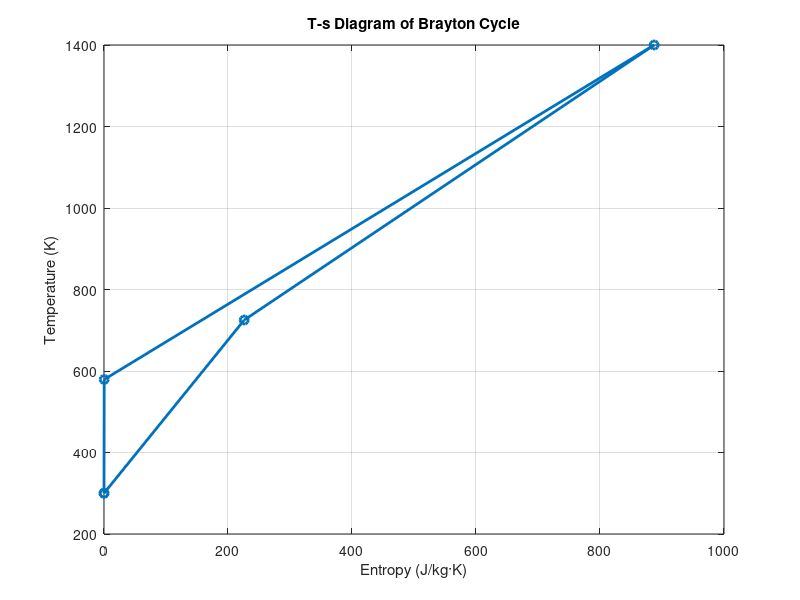
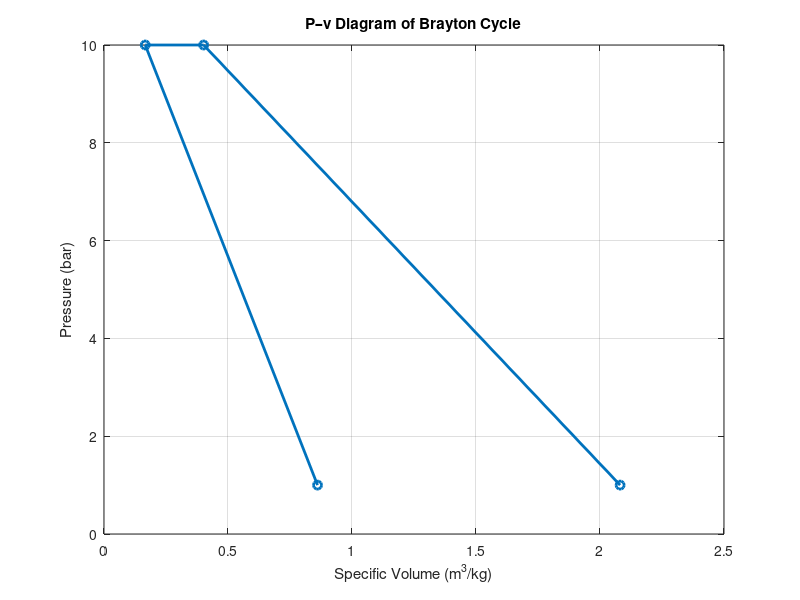
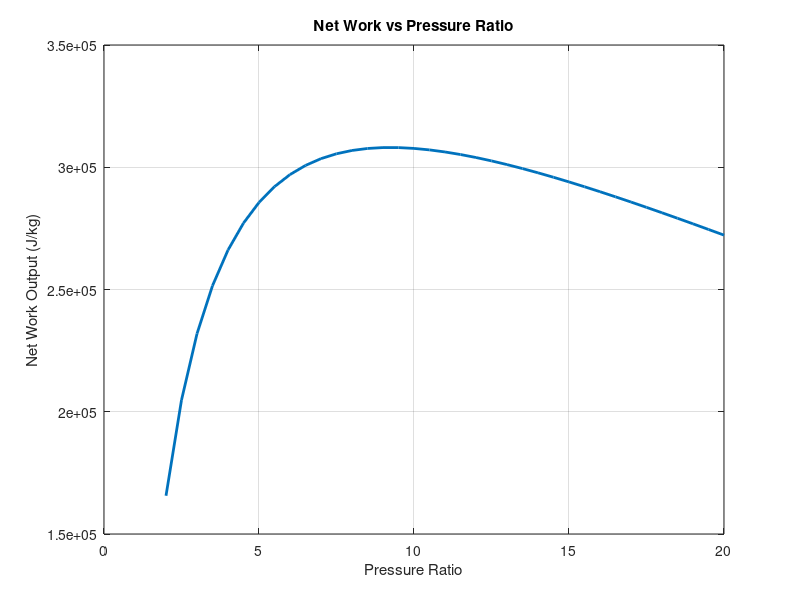
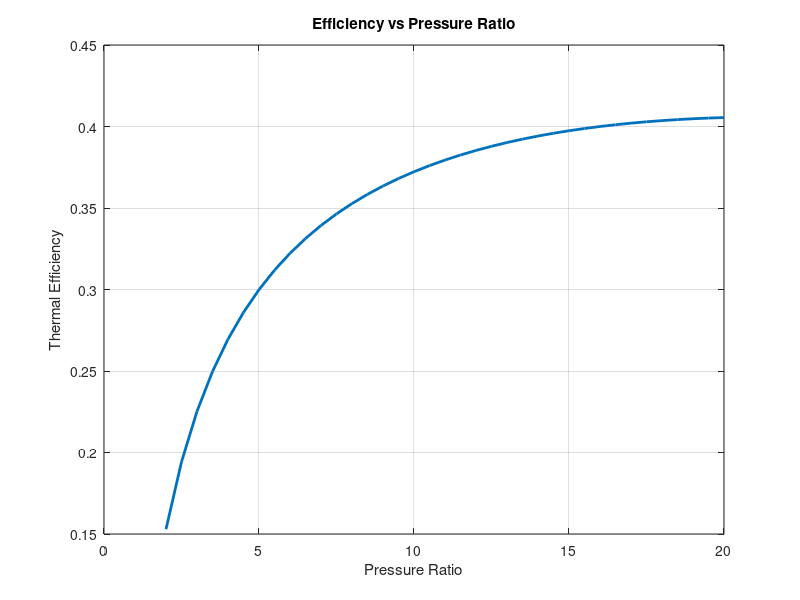

These figures' MATLAB source, in order:
%%  INPUT PARAMETERS
gamma = 1.4;
R = 287;                
cp_const = 1005;        

T1 = 300;               
P1 = 100e3;             
rp = 10;                
T3 = 1400;              

eta_c = 0.85;
eta_t = 0.88;           

%% IDEAL BRAYTON CYCLE

T2 = T1 * rp^((gamma-1)/gamma);
T4 = T3 / rp^((gamma-1)/gamma);

%% NON-IDEAL BRAYTON CYCLE

T2a = T1 * (1 + (T2/T1 - 1)/eta_c);
T4a = T3 * (1 - eta_t*(1 - T4/T3));

%% TEMPERATURE-DEPENDENT cp(T)

cp = @(T) 1000 + 0.1*(T - 300);    

% Enthalpy change using integration
Wc = integral(cp, T1, T2a); % Compressor work
Wt = integral(cp, T4a, T3);% Turbine work

Wnet = Wt - Wc;
Qin  = integral(cp, T2a, T3);

eta_th = Wnet / Qin;
work_ratio = Wnet / Wt;

%% DISPLAING RESULTS

fprintf('\n----- BRAYTON CYCLE RESULTS -----\n');
fprintf('Compressor Work = %.2f J/kg\n', Wc);
fprintf('Turbine Work    = %.2f J/kg\n', Wt);
fprintf('Net Work Output = %.2f J/kg\n', Wnet);
fprintf('Heat Added      = %.2f J/kg\n', Qin);
fprintf('Thermal Efficiency = %.4f\n', eta_th);
fprintf('Work Ratio = %.4f\n', work_ratio);

%% T–s DIAGRAM

s1 = 0;  % reference
s2 = s1 + cp_const*log(T2/T1) - R*log(rp);
s3 = s2 + cp_const*log(T3/T2);
s4 = s3 - cp_const*log(T3/T4);

T_plot = [T1 T2 T3 T4 T1];
s_plot = [s1 s2 s3 s4 s1];

figure;
plot(s_plot, T_plot, '-o', 'LineWidth', 2);
xlabel('Entropy (J/kg·K)');
ylabel('Temperature (K)');
title('T-s Diagram of Brayton Cycle');
grid on;

%% P–v DIAGRAM

v1 = R*T1/P1;
v2 = R*T2/(P1*rp);
v3 = R*T3/(P1*rp);
v4 = R*T4/P1;

P = [P1 P1*rp P1*rp P1];
v = [v1 v2 v3 v4];

figure;
plot(v, P/1e5, '-o', 'LineWidth', 2);
xlabel('Specific Volume (m^3/kg)');
ylabel('Pressure (bar)');
title('P–v Diagram of Brayton Cycle');
grid on;

%% PRESSURE RATIO SWEEP

rp_vec = 2:0.5:20;
Wnet_vec = zeros(size(rp_vec));
eta_vec = zeros(size(rp_vec));

for i = 1:length(rp_vec)
    rp = rp_vec(i);

    T2 = T1 * rp^((gamma-1)/gamma);
    T4 = T3 / rp^((gamma-1)/gamma);

    T2a = T1 * (1 + (T2/T1 - 1)/eta_c);
    T4a = T3 * (1 - eta_t*(1 - T4/T3));

    Wc = integral(cp, T1, T2a);
    Wt = integral(cp, T4a, T3);

    Wnet_vec(i) = Wt - Wc;
    eta_vec(i) = Wnet_vec(i) / integral(cp, T2a, T3);
end

figure;
plot(rp_vec, Wnet_vec, 'LineWidth', 2);
xlabel('Pressure Ratio');
ylabel('Net Work Output (J/kg)');
title('Net Work vs Pressure Ratio');
grid on;

figure;
plot(rp_vec, eta_vec, 'LineWidth', 2);
xlabel('Pressure Ratio');
ylabel('Thermal Efficiency');
title('Efficiency vs Pressure Ratio');
grid on;

